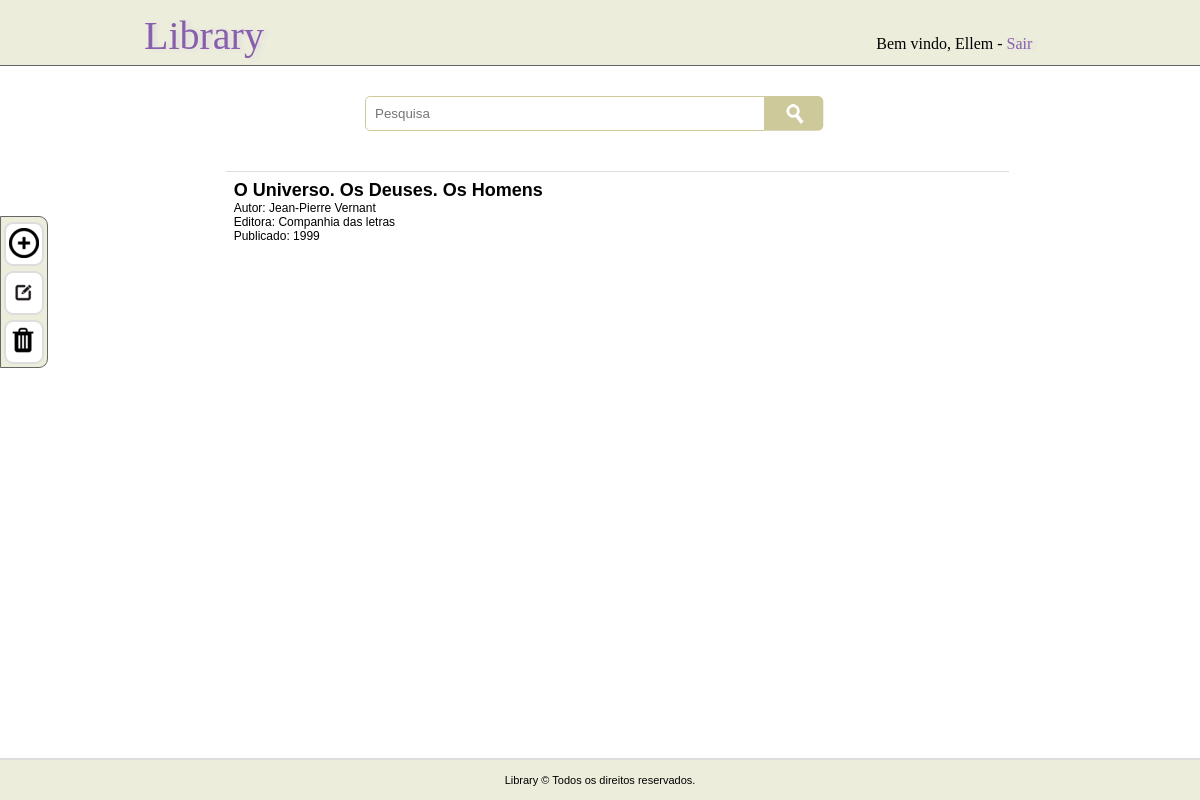
Screenshot of /index.php?livro=O Universo. Os Deuses. Os Homens (signed in) with the database file from the repository.
### tables this page shows
CREATE TABLE `usuario` (
  `id_user` int(11) NOT NULL AUTO_INCREMENT,
  `nome` varchar(60) NOT NULL,
  `email` varchar(60) NOT NULL,
  `senha` varchar(40) NOT NULL,
  PRIMARY KEY (`id_user`)
);

CREATE TABLE `livro` (
  `id_livro` int(11) NOT NULL AUTO_INCREMENT,
  `titulo` varchar(100) NOT NULL,
  `autor` varchar(30) NOT NULL,
  `editora` varchar(30) NOT NULL,
  `ano_publicacao` varchar(4) DEFAULT NULL,
  PRIMARY KEY (`id_livro`)
);

### public/index.php (the view, shortened to what this page needs)
<?php require_once("../conexao/conexao.php"); ?>
<?php
    $conexao->exec("set names utf8");
    try{
        if(isset($_GET["livro"])) {
            $stmt = $conexao->prepare("select * from livro where titulo like '%{$_GET["livro"]}%' order by titulo asc");
            $stmt->execute();
            $resultado = $stmt->fetchALL(PDO::FETCH_ASSOC);
        }else {
            $resultado = $conexao->query("select id_livro, titulo, autor, editora,ano_publicacao from livro order by titulo asc");
        }
    }catch (PDOEception $e){
        echo $e->getMessage();
        echo $e->getCode();
    }
?>
<!doctype html>
<html lang="pt-br">
    <head>
        <link rel="stylesheet" href="_css/estilo.css">
    </head>
    <body>
        <?php include("_incluir/header.php"); ?>
        <?php include("_incluir/botoes.php"); ?>
        <main>
            <div id="janela_pesquisa">
                <form action="index.php" method="get">
                    <input type="text" name="livro" placeholder="Pesquisa">
                    <input type="image" name="pesquisa" src="assets/pesquisa4.png">
                </form>
            </div>
            <div id="listagem_livros">
                <?php foreach($resultado as $linha) { ?>
                    <ul>
                        <li><h2> <?php echo $linha["titulo"] ?> </h2></li>
                        <li>Autor: <?php echo $linha["autor"] ?> </li>
                        <li>Editora: <?php echo $linha["editora"] ?> </li>
                        <li>Publicado: <?php echo $linha["ano_publicacao"] ?> </li>
                    </ul>
                <?php } ?>
            </div>
        </main>
        <?php include("_incluir/footer.php"); ?>
    </body>
</html>

### public/_incluir/header.php
<header>
    <ul>
        <li id="home" class="header_info"><a href="index.php">Library</a></li>
        <?php if(isset($_SESSION["user_codigo"])) {
            $stmt = $conexao->prepare("select nome from usuario where id_user = '{$_SESSION["user_codigo"]}'");
            $stmt->execute();
            $resultadoNome = $stmt->fetchAll(PDO::FETCH_ASSOC);
            foreach($resultadoNome as $linha) {
                $user_nome = $linha["nome"];
            }
        ?>
            <li class="header_info">Bem vindo, <?php echo $user_nome; ?> - <a href="logout.php">Sair</a></li>
        <?php } ?>
    </ul>
</header>

### public/_css/estilo.css (style rules this page uses)
html { height: 100%; min-height: 100%; }
body { margin:0px; display: flex; flex-direction: column; min-height: 100%; }
header { clear: both; width: 78%; position: relative; background-color:#EDEDDC; border-bottom:1px solid #666; padding: 1% 10% 0.5% 12%; }
header ul { margin: 0px; padding: 0px; }
header ul li { list-style-type: none; display: inline-block; }
header ul li:nth-child(2) { margin-left: 65%; }
#home { font-size: 2.5em; }
.header_info a { text-decoration: none; transition: color 0.5s; color: #885ead; text-shadow: 4px 1px 4px #ddd; }
main { width:80%; min-height: 500px; padding:20px 0; margin:0 auto; }
main div#janela_pesquisa { width:80%; height: 70px; margin:0 auto; }
main div#janela_pesquisa form { width:470px; margin:10px auto; }
main div#janela_pesquisa form input[type="text"] { width:380px; padding:9px; border:1px solid #CDC99B; border-top-left-radius: 5px; border-bottom-left-radius: 5px; float:left; outline: none; }
main div#janela_pesquisa form input[type="image"] { outline: none; cursor: pointer; }
main div#listagem_livros { width:80%; margin:0 auto; }
main div#listagem_livros ul { margin:5px 10px 5px; padding:1%; width:100%; height: 80px; border-top: 1px solid #ddd; }
main div#listagem_livros li { font-family: sans-serif; font-size: 12px; list-style: none; }
main div#listagem_livros li h2 { margin:0; }

### rows the page displays
usuario: nome "Ellem"
livro: titulo "O Universo. Os Deuses. Os Homens", autor "Jean-Pierre Vernant", editora "Companhia das letras", ano_publicacao "1999"
